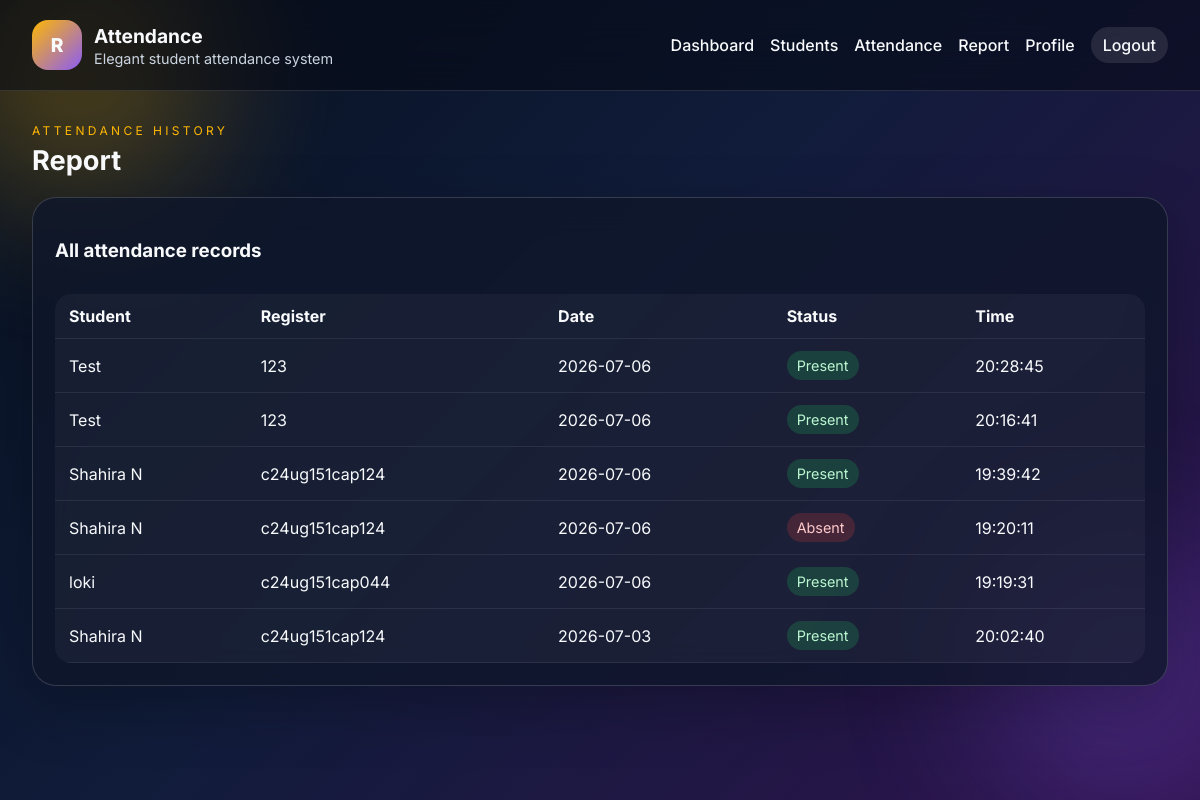
Page /report (signed in) on the earlier database version.
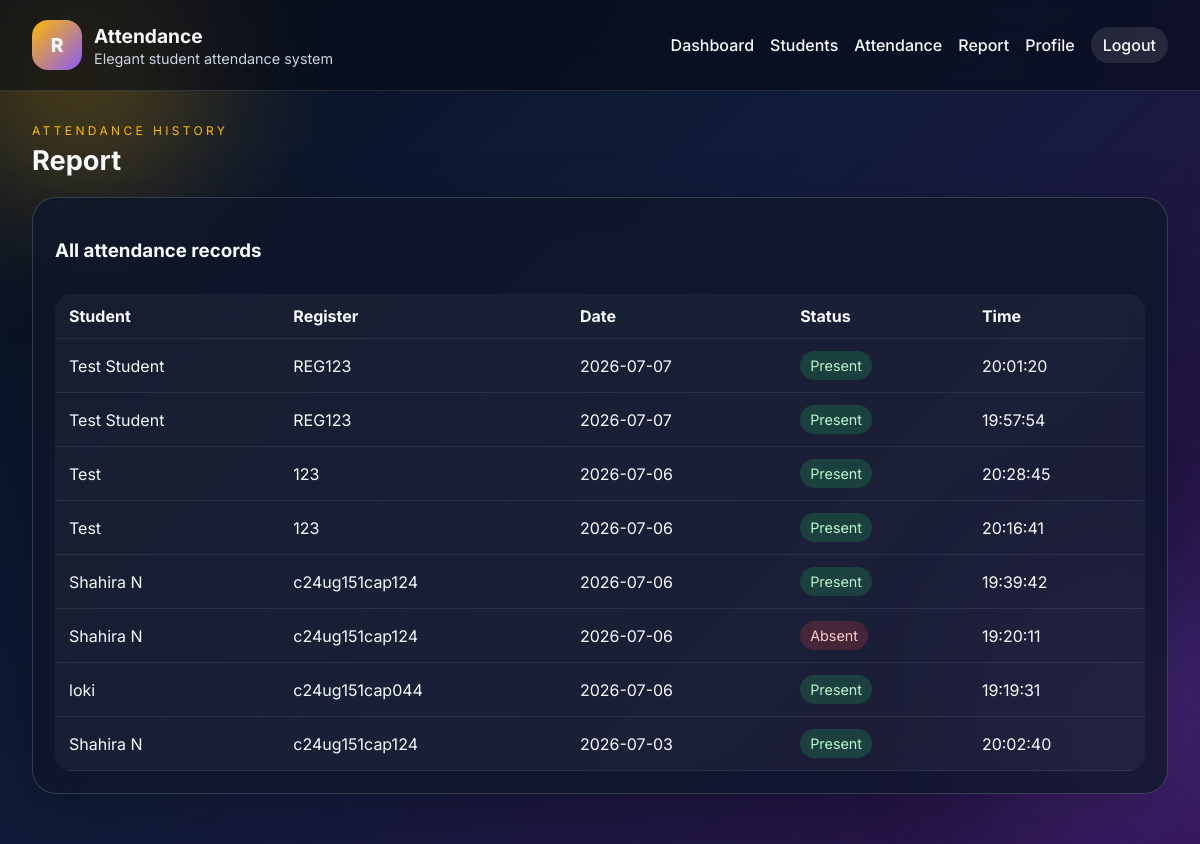
Same page on the later database version.
### tables this page shows
CREATE TABLE attendance (
            id INTEGER PRIMARY KEY AUTOINCREMENT,
            student_id INTEGER NOT NULL,
            attendance_date TEXT NOT NULL,
            status TEXT NOT NULL,
            marked_at TEXT NOT NULL,
            FOREIGN KEY (student_id) REFERENCES students (id)
        );

CREATE TABLE students (
            id INTEGER PRIMARY KEY AUTOINCREMENT,
            full_name TEXT NOT NULL,
            register_number TEXT NOT NULL UNIQUE,
            created_at TEXT NOT NULL DEFAULT CURRENT_TIMESTAMP
        );

### app.py (the view)
@app.route('/report')
@login_required
def report():
    records = get_attendance_records(limit=50)
    return render_template('report.html', records=records)

### attendance.py (called while the page is built)
def get_attendance_records(limit=20):
    conn = get_db_connection()
    rows = conn.execute(
        '''
        SELECT a.id, a.attendance_date, a.status, a.marked_at, s.full_name, s.register_number
        FROM attendance a
        LEFT JOIN students s ON s.id = a.student_id
        ORDER BY a.id DESC
        LIMIT ?
        ''',
        (limit,),
    ).fetchall()
    conn.close()
    return [dict(row) for row in rows]

### auth.py (called while the page is built)
def login_required(view):
    @wraps(view)
    def wrapped(*args, **kwargs):
        if not session.get('user_id'):
            flash('Please log in to continue.', 'warning')
            return redirect(url_for('login'))
        return view(*args, **kwargs)
    return wrapped

### models.py (called while the page is built)
def get_db_connection():
    conn = sqlite3.connect(Config.DATABASE_PATH)
    conn.row_factory = sqlite3.Row
    return conn

### templates/report.html
{% extends 'base.html' %}
{% block content %}
<div class="page-head">
    <div>
        <p class="eyebrow">Attendance history</p>
        <h2>Report</h2>
    </div>
</div>
<section class="panel">
    <div class="panel-head">
        <h3>All attendance records</h3>
    </div>
    <div class="table-card">
        <table>
            <thead>
                <tr>
                    <th>Student</th>
                    <th>Register</th>
                    <th>Date</th>
                    <th>Status</th>
                    <th>Time</th>
                </tr>
            </thead>
            <tbody>
                {% for item in records %}
                <tr>
                    <td>{{ item.full_name }}</td>
                    <td>{{ item.register_number }}</td>
                    <td>{{ item.attendance_date }}</td>
                    <td><span class="status {{ item.status }}">{{ item.status }}</span></td>
                    <td>{{ item.marked_at }}</td>
                </tr>
                {% else %}
                <tr><td colspan="5">No records available.</td></tr>
                {% endfor %}
            </tbody>
        </table>
    </div>
</section>
{% endblock %}

Differences in the rows shown:
added attendance: full_name "Test Student", register_number "REG123", attendance_date "2026-07-07", status "Present", marked_at "20:01:20"
added attendance: full_name "Test Student", register_number "REG123", attendance_date "2026-07-07", status "Present", marked_at "19:57:54"
